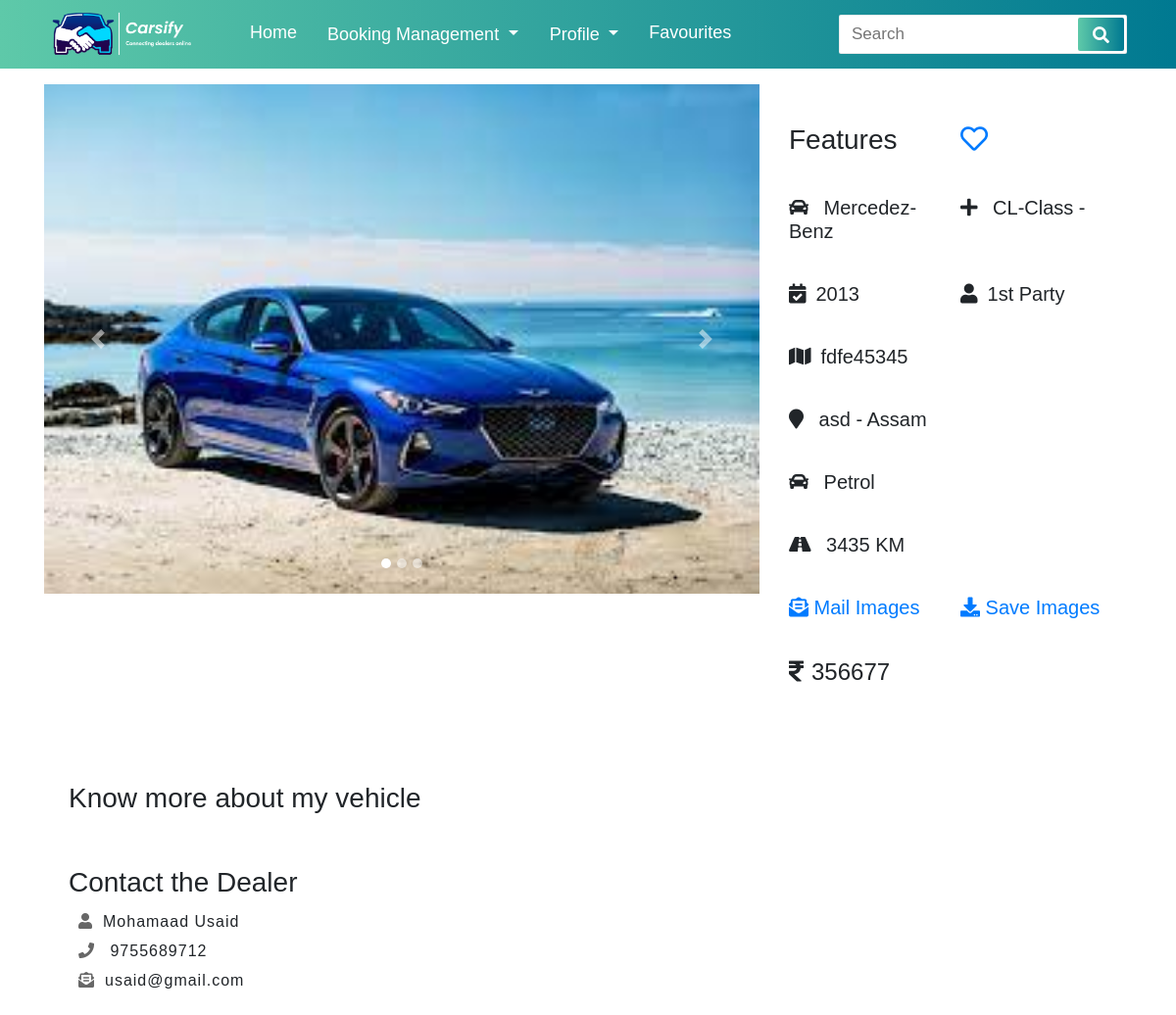
The page /viewdetails/76 (signed in) on the database its author committed.
### CarsifyApp/models.py (models this page shows, shortened)
class Individual_Car_Details(models.Model):
    user = models.ForeignKey(User,on_delete=models.CASCADE,null=True)
    Company = models.ForeignKey(Car_Company,on_delete=models.CASCADE,null=True)
    Model = models.ForeignKey(Car_Model,on_delete=models.CASCADE,null=True)
    Registration_State = models.ForeignKey(India_States, on_delete=models.CASCADE, null=True)
    City = models.TextField(null=True)
    Fuel_Type = models.ForeignKey(Car_Fuel, on_delete=models.CASCADE, null=True)
    Transmission = models.ForeignKey(Transmission_Type, on_delete=models.CASCADE, null=True)
    Owners = models.ForeignKey(Number_of_Owners,on_delete=models.CASCADE,null=True)
    Body_Type = models.ForeignKey(Car_Body_Type,on_delete=models.CASCADE,null=True)
    Car_Status = models.BooleanField(default=False)
    Date_of_Manufacturing = models.DateField(null=True)
    Card_Registration_Number = models.TextField(null=True)
    Car_Varient = models.TextField(null=True)
    KM = models.IntegerField(null=True)
    Showimage = models.ImageField(null=False, blank=False)
    Color = models.TextField(null=True)
    Price = models.IntegerField(null=True)
    Insurance = models.TextField(null=True)
    Insurance_Type = models.TextField(null=True)
    Discription = models.TextField(null=True)
    showB2C = models.BooleanField(default = False)

class Car_Company(models.Model):
    Car_Company_Name = models.TextField(null=True)
    def __str__(self):
        return self.Car_Company_Name

class Car_Model(models.Model):
    Company_Name = models.ForeignKey(Car_Company,on_delete=models.CASCADE,null=True)
    Car_Model_Name = models.TextField(null=True)

class Number_of_Owners(models.Model):
    Owners = models.IntegerField(null=True)
    Postfix = models.TextField(null=True)
    def __str__(self):
        return self.Postfix

class India_States(models.Model):
    State_Name = models.TextField(null=True)
    def __str__(self):
        return self.State_Name

class Car_Fuel(models.Model):
    Car_Fuel_Type = models.TextField(null=True)
    def __str__(self):
        return self.Car_Fuel_Type

class UserProfile(models.Model):
    user = models.ForeignKey(User,on_delete=models.CASCADE,null=True)
    ProfileImg = models.FileField(null=True)
    ContactNo = models.IntegerField(null=True)
    Email = models.EmailField(null=True)
    Address = models.ForeignKey(Address,on_delete=models.CASCADE,null=True)
    isDealer = models.BooleanField(default="False")
    AddharNumber = models.IntegerField(null=True, default=0000000000000000)
    PanNumber = models.TextField(null=True)
    VoterID = models.TextField(null=True)

### CarsifyApp/views.py (the view)
# urls.py: path('viewdetails/<int:cid>', Viewdetails, name='Viewdetails'),
@login_required(login_url='CarsifyApp:LoginSignup')
def Viewdetails(request, cid):
    data = Individual_Car_Details.objects.get(id=cid)
    images = Individual_Car_Images.objects.filter(carid=data)
    cdata = UserFavouriteCars.objects.filter(carid=data)
    userdata =  UserProfile.objects.filter(user = data.user).first()
    a_list = len(images)
    noimages = list(range(1, a_list+1))
    images =  images[1:a_list]
    dic ={'data':data, 'images':images, 'noimages':noimages, 'cdata':cdata, 'udata':userdata}
    return render(request, 'viewdetails.html', dic)

### CarsifyApp/templates/viewdetails.html (shortened to what this page needs)
{% load static %}
<!DOCTYPE html>
<html lang="en">
  <head>
    <link
      rel="stylesheet"
      href="{% static 'assets/stylesheets/viewdetails.css' %}"
    />
    <link
      rel="stylesheet"
      href="{% static 'assets/stylesheets/navigation.css' %}"
    />
    <link
      rel="stylesheet"
      href="https://stackpath.bootstrapcdn.com/bootstrap/4.3.1/css/bootstrap.min.css"
    />
    <link
      rel="stylesheet"
      href="https://pro.fontawesome.com/releases/v5.10.0/css/all.css"
    />
  </head>
  <body>
    <nav>
      <div class="logoo">
        <img src="{% static 'assets/images/logo7.png' %}" />
      </div>
      <div class="navitems">
        <li><a href="{% url 'CarsifyApp:Dashboard' %}">Home</a></li>
        <li>
          <a href="#">
            <div class="dropdown show">
              <a
                class="btn dropdown-toggle dropdown-navi"
                href="#"
                role="button"
                id="dropdownMenuLink"
                data-toggle="dropdown"
                aria-haspopup="true"
                aria-expanded="false"
              >
                Booking Management
              </a>
            </div>
          </a>
        </li>
        <li>
          <a href="#"
            ><div class="dropdown show">
              <a
                class="btn dropdown-toggle dropdown-navi"
                href="profile.html"
                role="button"
                id="dropdownMenuLink"
                data-toggle="dropdown"
                aria-haspopup="true"
                aria-expanded="false"
              >
                Profile
              </a>
            </div></a
          >
        </li>
        <li><a href="{% url 'CarsifyApp:Favourites' %}">Favourites</a></li>
      </div>
      <form action="#">
        <input
          type="search"
          class="search-data"
          placeholder="Search"
          required
        />
        <button type="submit" class="fas fa-search"></button>
      </form>
    </nav>
    <div class="container py-3 carousel-details">
      <div class="row">
        <div class="col-lg-8">
          <div
            id="carouselExampleIndicators"
            style="max-height: 65vh"
            class="carousel slide"
            data-ride="carousel"
          >
            <ol class="carousel-indicators">
              <li
                data-target="#carouselExampleIndicators"
                data-slide-to="0"
                class="active"
              ></li>
              {% for i in noimages %}
              <li
                data-target="#carouselExampleIndicators"
                data-slide-to="{{ i }}"
              ></li>
              {% endfor %}
            </ol>
            <div class="carousel-inner" style="height: 65vh">
              <div class="carousel-item active">
                <img class="d-block w-100" src="{{ data.Showimage.url }}" />
              </div>
            </div>
            <a
              class="carousel-control-prev"
              href="#carouselExampleIndicators"
              role="button"
              data-slide="prev"
            >
              <span
                class="carousel-control-prev-icon"
                aria-hidden="true"
              ></span>
            </a>
            <a
              class="carousel-control-next"
              href="#carouselExampleIndicators"
              role="button"
              data-slide="next"
            >
              <span
                class="carousel-control-next-icon"
                aria-hidden="true"
              ></span>
            </a>
          </div>
        </div>
        <div class="col-lg-4 py-4 features-details">
            <div class="py-3 model">
              <h3>Features</h3>
              {% if fav %}
              <h3>
                <a
                  href="{% url 'CarsifyApp:Delete_From_Favourite' data.id %}"
                  title="Add to Favourites"
                  ><i class="fa fa-heart"></i
                ></a>
              </h3>
              {% else %}
              <h3>
                <a
                  href="{% url 'CarsifyApp:Add_to_Favourite' data.id %}"
                  title="Remove from Favourites"
                  ><i class="far fa-heart"></i
                ></a>
              </h3>
              {% endif %}
            </div>
          <div class="py-3 model">
            <h5><i class="fas fa-car"> </i> {{ data.Company }}</h5>
            <h5><i class="fa fa-plus"> </i> {{ data.Model.Car_Model_Name }} - {{ data.Car_Varient }} </h5>
          </div>
          <div class="py-3 model">
            <h5>
              <i class="fas fa-calendar-check"></i
              >{{data.Date_of_Manufacturing.year}}
            </h5>
            <h5><i class="fa fa-user"></i>{{data.Owners.Owners}}{{data.Owners}} Party</h5>
          </div>
          <div class="py-3 model">
            <h5><i class="fa fa-map"></i>{{data.Card_Registration_Number}}</h5>
          </div>
          <div class="py-3 model">
            <h5>
              <i class="fa fa-map-marker"></i> {{data.City}} - {{data.Registration_State }}
            </h5>
          </div>
          <div class="py-3 model">
            <h5>
              <i class="fa fa-car"></i> {{data.Fuel_Type}}
            </h5>
          </div>
          <div class="py-3 model">
            <h5>
              <i class="fa fa-road"></i> {{data.KM}}  KM
            </h5>
          </div>
          <div class="py-3 model">
            <h5><a href="{% url 'CarsifyApp:MailImages' data.id %}"> <i class="fa fa-envelope-open-text"></i> Mail Images </a></h5>
            <h5><a href="{% url 'CarsifyApp:DownloadImages' data.id %}" id="downloadLink" download> <i class="fa fa-download"></i> Save Images </a></h5>
          </div>
          <div class="py-3 model">
            <h4><i class="fas fa-rupee-sign mr-2"></i>{{data.Price}}</h4>
          </div>
        </div>
      </div>
      <div class="description">
        <h3>Know more about my vehicle</h3>
        <br/>
        <div>
          <h3>Contact the Dealer</h3>
          <div class="contact-icons">
            <p>
              <i class="fa fa-user"></i>{{data.user.first_name}}
              {{data.user.last_name}}
            </p>
            <p><i class="fa fa-phone"></i> {{ udata.ContactNo }} </p>
            <p><i class="fas fa-envelope-open-text"></i>{{data.user.email}}</p>
          </div>
        </div>
      </div>
    </div>
  </body>
</html>

### CarsifyApp/static/assets/stylesheets/viewdetails.css (style rules this page uses)
.carousel-indicators li { border-radius: 50% !important; height: 10px !important; width: 10px !important; }
.features-details .model { display: flex; text-align: left; }
.features-details .model>h3 { width: 50%; }
.features-details .model>h5 { width: 100%; }
.features-details .model>h5>i { margin-right: 10px; }
.description { padding: 50px 25px; text-align: left; }
.contact-icons { margin-left: 10px; }
.contact-icons p { line-height: 30px; font-size: 16px; letter-spacing: 1px; }
.contact-icons i { margin-right: 10px; font-size: 16px; color: rgba(0, 0, 0, 0.596); }

### CarsifyApp/static/assets/stylesheets/navigation.css (style rules this page uses)
:root { --main-bg-color: #007991; --secondary-bg-color:#5ec9a9; }
* { margin: 0; padding: 0; outline: none; box-sizing: border-box; font-family: 'Montserrat', sans-serif; }
body { background: #f2f2f2; height: 100%; width: 100%; }
p { margin: 0 !important; }
li { list-style: none; }
nav { background:var(--main-bg-color); background: -webkit-linear-gradient(to right, var(--secondary-bg-color),var(--main-bg-color)); background: linear-gradient(to right, var(--secondary-bg-color),var(--main-bg-color)); display: flex !important; flex-wrap: wrap; align-items: center; justify-content: space-between; height: 70px; padding: 0 100px ; }
nav .navitems { display: flex; flex: 1; padding: 0 0 0 40px; }
nav .navitems li { list-style: none; padding: 0 15px; }
nav .navitems li a { color: #fff; font-size: 18px; font-weight: 500; text-decoration: none; margin: auto 0px; }
.dropdown-navi { padding: 0px !important; outline: none !important; }
nav form { display: flex; height: 40px; padding: 2px; background: white; min-width: 18%!important; border-radius: 2px; border: 1px solid rgba(155,155,155,0.2); }
nav form .search-data { width: 100%; height: 100%; padding: 0 10px; color: black; font-size: 17px; border: none; font-weight: 500; background: white; }
nav form button { padding: 0 15px; color: #fff; font-size: 17px; background:var(--main-bg-color); background: -webkit-linear-gradient(to right, var(--secondary-bg-color),var(--main-bg-color)); background: linear-gradient(to right, var(--secondary-bg-color),var(--main-bg-color)); border: none; border-radius: 2px; cursor: pointer; }
@media (max-width: 1245px) { nav { padding: 0 50px; } }
.logoo img { width: 150px; background-size: cover; }

### rows shown on the page
Individual_Car_Details: Showimage (picture), Company "Mercedez-Benz", Model.Car_Model_Name "CL-Class", Date_of_Manufacturing.year "2013", Owners.Owners "1", Owners "st", Card_Registration_Number "fdfe45345", City "asd", Registration_State "Assam", Fuel_Type "Petrol", KM "3435", Price "356677", user.first_name "Mohamaad", user.last_name "Usaid", user.email "usaid@gmail.com"
UserProfile: ContactNo "9755689712"
